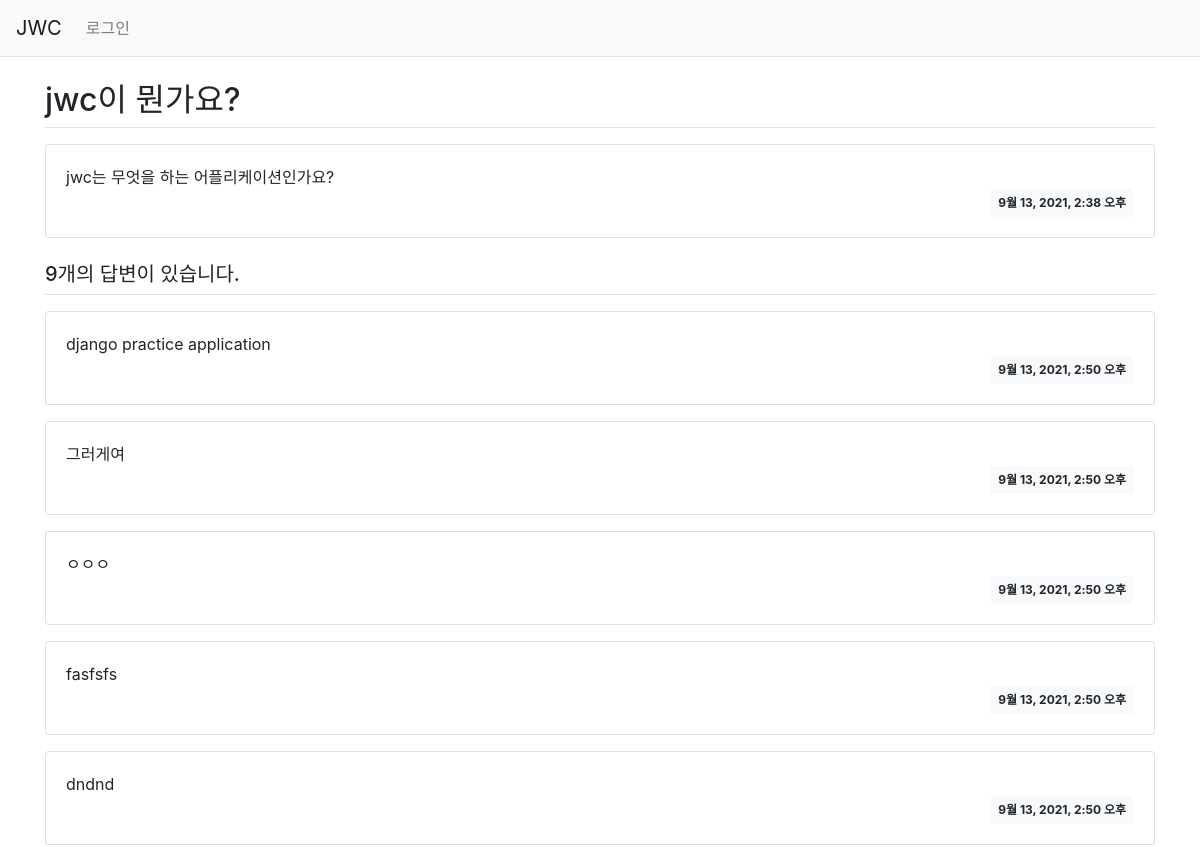
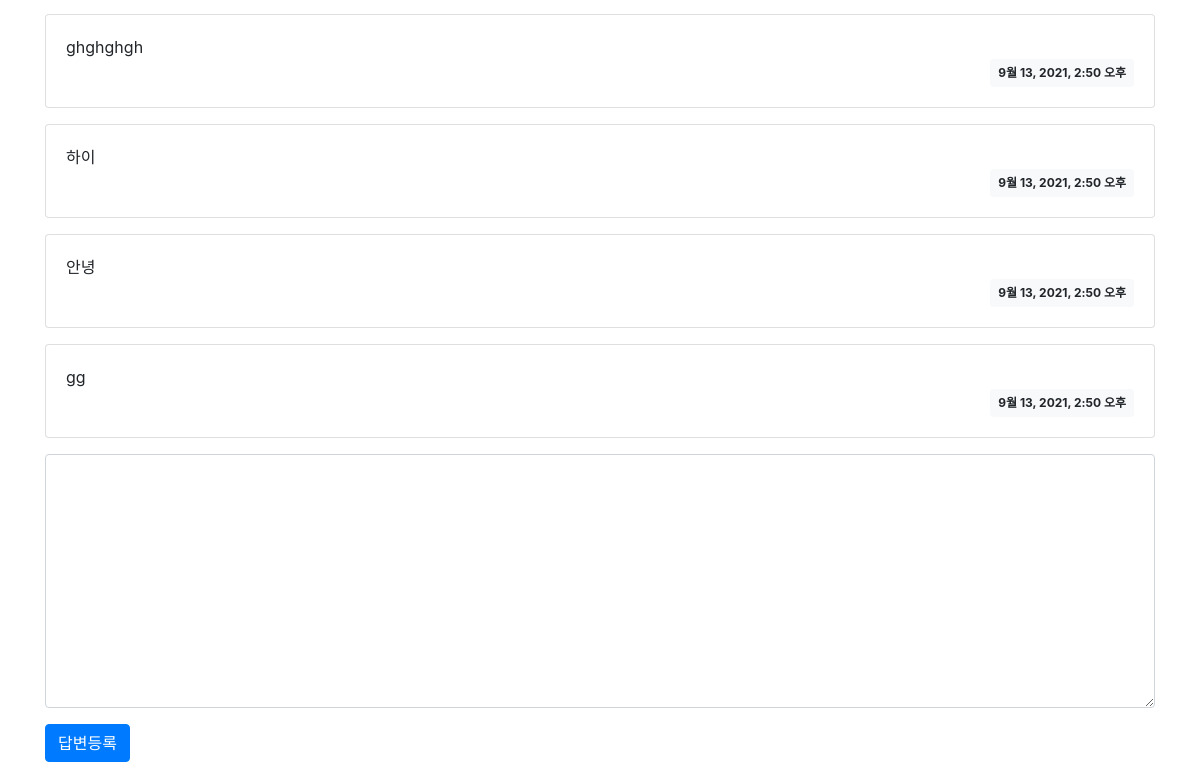
Page /jwc/1/ on the earlier database version (2 pictures, top to bottom).
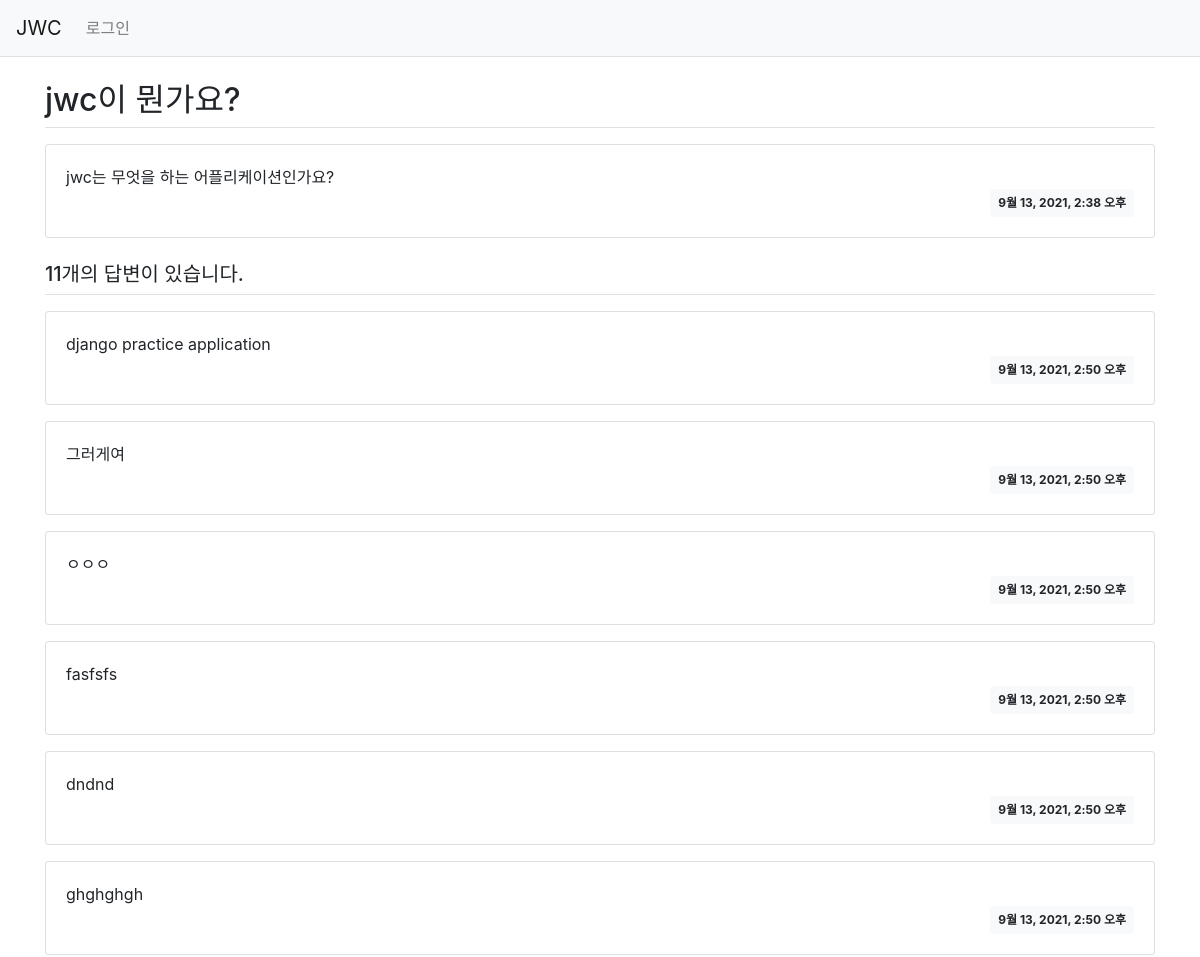
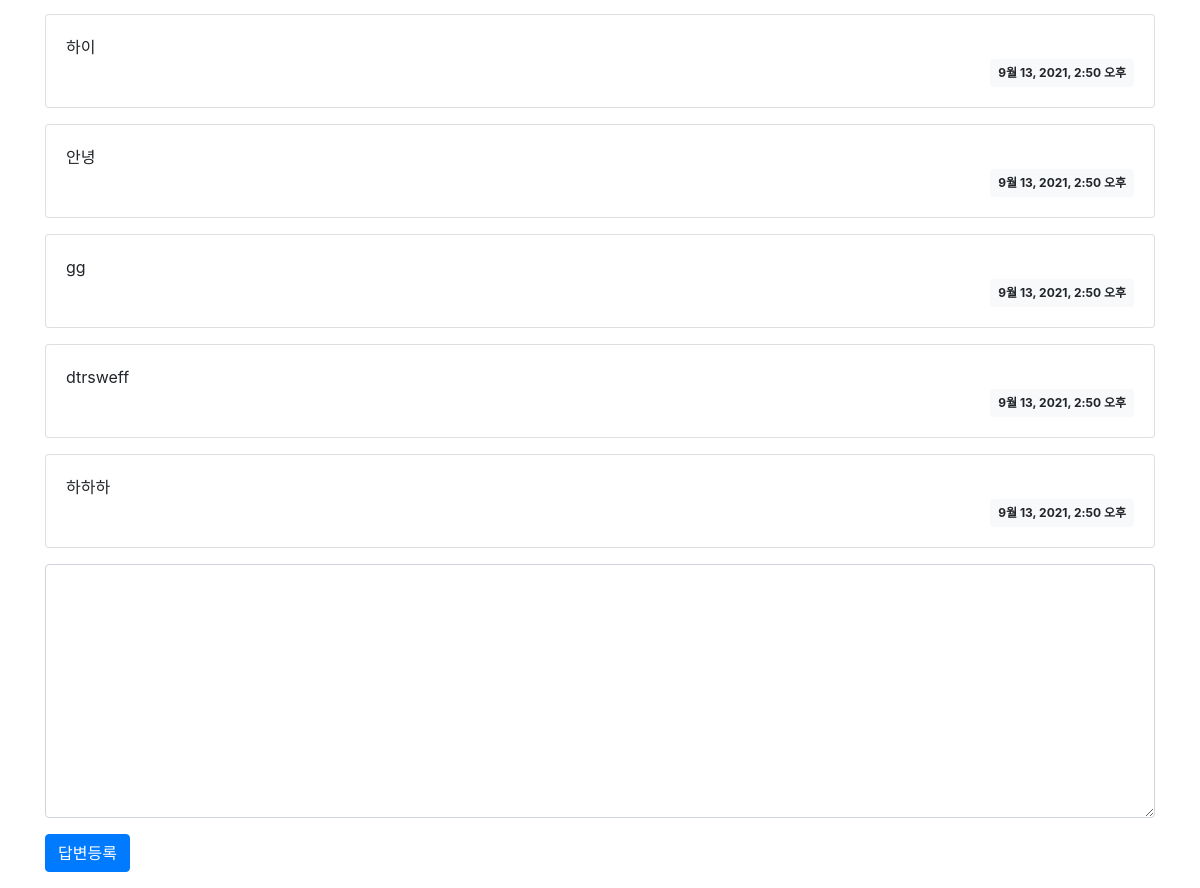
Same page on the later database version (2 pictures, top to bottom).
### jwc/models.py (models this page shows, shortened)
class Question(models.Model):
    subject = models.CharField(max_length=200)
    content = models.TextField()
    create_date = models.DateTimeField()

class Answer(models.Model):
    question = models.ForeignKey(Question, on_delete=models.CASCADE)
    content = models.TextField()
    create_date = models.DateTimeField()

### jwc/views.py (the view)
# urls.py: path('<int:q_id>/', views.detail, name='detail'),
def detail(request, q_id):
    question = Q.objects.get(id=q_id)
    answer = A.objects.get(id=q_id)
    context = {'q':question, 'a':answer}
    return render(request,'jwc/question_detail.html',context)

### templates/jwc/question_detail.html (shortened to what this page needs)
{% extends 'base.html' %}
{% block content %}
<div class="container my-3">
    <h2 class="border-bottom py-2">{{ q.subject }}</h2>
    <div class="card my-3">
        <div class="card-body">
            <div class="card-text" style="white-space: pre-line;">{{ q.content }}</div>
            <div class="d-flex justify-content-end">
                <div class="badge badge-light p-2">
                    {{ q.create_date }}
                </div>
            </div>
        </div>
    </div>
    <h5 class="border-bottom my-3 py-2">{{q.answer_set.count}}개의 답변이 있습니다.</h5>
    {% for answer in q.answer_set.all %}
    <div class="card my-3">
        <div class="card-body">
            <div class="card-text" style="white-space: pre-line;">{{ answer.content }}</div>
            <div class="d-flex justify-content-end">
                <div class="badge badge-light p-2">
                    {{ a.create_date }}
                </div>
            </div>
        </div>
    </div>
    {% endfor %}
    <form action="{% url 'jwc:answer_create' q.id %}" method="post" class="my-3">
        <div class="form-group">
            <textarea name="content" id="content" class="form-control" rows="10"></textarea>
        </div>
        <input type="submit" value="답변등록" class="btn btn-primary">
    </form>
</div>
{% endblock %}

Differences in the rows shown:
computed for Question "jwc이 뭔가요?": answer_set.count "9" → "11"
added Answer: content "dtrsweff", {{ a.create_date }} "9월 13, 2021, 2:50 오후"
added Answer: content "하하하", {{ a.create_date }} "9월 13, 2021, 2:50 오후"
